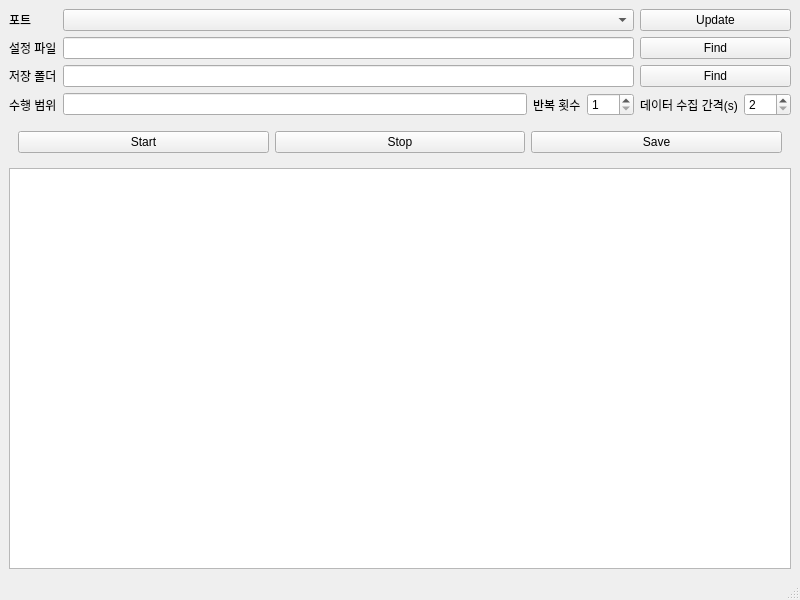
<?xml version="1.0" encoding="UTF-8"?>
<ui version="4.0">
   <class>MainWindow</class>
   <widget class="QMainWindow" name="MainWindow">
      <property name="geometry">
         <rect>
            <x>0</x>
            <y>0</y>
            <width>800</width>
            <height>600</height>
         </rect>
      </property>
      <property name="windowTitle">
         <string>XG-850 controller</string>
      </property>
      <widget class="QWidget" name="centralwidget">
         <layout class="QGridLayout" name="gridLayout">
            <item row="2" column="0">
               <widget class="QLabel" name="label">
                  <property name="text">
                     <string>포트</string>
                  </property>
               </widget>
            </item>
            <item row="2" column="1" colspan="3">
               <widget class="QComboBox" name="comboBox" />
            </item>
            <item row="2" column="4" colspan="2">
               <widget class="QPushButton" name="updatePortButton">
                  <property name="text">
                     <string>Update</string>
                  </property>
               </widget>
            </item>
            <item row="3" column="0">
               <widget class="QLabel" name="label_2">
                  <property name="text">
                     <string>설정 파일</string>
                  </property>
               </widget>
            </item>
            <item row="3" column="1" colspan="3">
               <widget class="QLineEdit" name="inputFile">
                  <property name="dragEnabled">
                     <bool>true</bool>
                  </property>
                  <property name="readOnly">
                     <bool>true</bool>
                  </property>
               </widget>
            </item>
            <item row="3" column="4" colspan="2">
               <widget class="QPushButton" name="findInputFileButton">
                  <property name="text">
                     <string>Find</string>
                  </property>
               </widget>
            </item>
            <item row="4" column="0">
               <widget class="QLabel" name="label_3">
                  <property name="text">
                     <string>저장 폴더</string>
                  </property>
               </widget>
            </item>
            <item row="4" column="1" colspan="3">
               <widget class="QLineEdit" name="outputDir">
                  <property name="dragEnabled">
                     <bool>true</bool>
                  </property>
                  <property name="readOnly">
                     <bool>true</bool>
                  </property>
               </widget>
            </item>
            <item row="4" column="4" colspan="2">
               <widget class="QPushButton" name="findOutputDirButton">
                  <property name="text">
                     <string>Find</string>
                  </property>
               </widget>
            </item>
            <item row="5" column="0">
               <widget class="QLabel" name="label_4">
                  <property name="text">
                     <string>수행 범위</string>
                  </property>
               </widget>
            </item>
            <item row="5" column="1">
               <widget class="QLineEdit" name="operationRange" />
            </item>
            <item row="5" column="2">
               <widget class="QLabel" name="label_5">
                  <property name="text">
                     <string>반복 횟수</string>
                  </property>
               </widget>
            </item>
            <item row="5" column="3">
               <widget class="QSpinBox" name="repeatSpinBox">
                  <property name="minimum">
                     <number>1</number>
                  </property>
                  <property name="maximum">
                     <number>999</number>
                  </property>
               </widget>
            </item>
            <item row="5" column="4">
               <widget class="QLabel" name="label_6">
                  <property name="text">
                     <string>데이터 수집 간격(s)</string>
                  </property>
               </widget>
            </item>
            <item row="5" column="5">
               <widget class="QSpinBox" name="intervalSpinBox">
                  <property name="minimum">
                     <number>2</number>
                  </property>
                  <property name="maximum">
                     <number>999</number>
                  </property>
               </widget>
            </item>
            <item row="6" column="0" colspan="6">
               <widget class="QFrame" name="frame">
                  <property name="autoFillBackground">
                     <bool>false</bool>
                  </property>
                  <layout class="QHBoxLayout" name="horizontalLayout">
                     <item>
                        <widget class="QPushButton" name="startButton">
                           <property name="text">
                              <string>Start</string>
                           </property>
                        </widget>
                     </item>
                     <item>
                        <widget class="QPushButton" name="stopButton">
                           <property name="text">
                              <string>Stop</string>
                           </property>
                        </widget>
                     </item>
                     <item>
                        <widget class="QPushButton" name="saveButton">
                           <property name="text">
                              <string>Save</string>
                           </property>
                        </widget>
                     </item>
                  </layout>
               </widget>
            </item>
            <item row="7" column="0" colspan="6">
               <widget class="QTableWidget" name="tableWidget" />
            </item>
         </layout>
      </widget>
      <widget class="QMenuBar" name="menubar">
         <property name="geometry">
            <rect>
               <x>0</x>
               <y>0</y>
               <width>800</width>
               <height>21</height>
            </rect>
         </property>
      </widget>
      <widget class="QStatusBar" name="statusbar" />
   </widget>
   <resources />
   <connections />
</ui>
